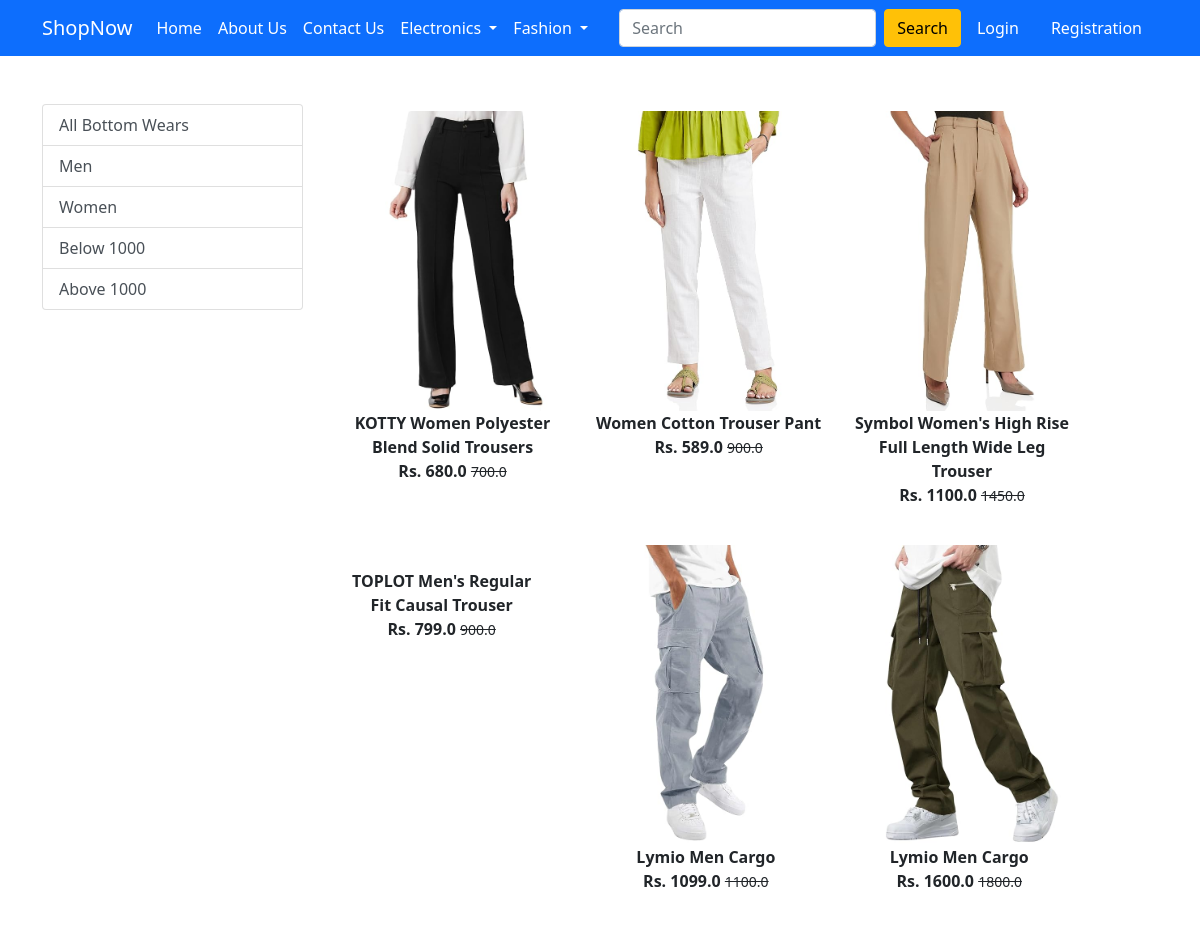
Screenshot of /bottomwears/ with the database file from the repository.
### app/models.py (models this page shows, shortened)
class Product(models.Model):
 title = models.CharField(max_length=100)
 selling_price = models.FloatField()
 discounted_price = models.FloatField()
 description = models.TextField()
 brand = models.CharField(max_length=100)
 category = models.CharField( choices=CATEGORY_CHOICES, max_length=2)
 product_image = models.ImageField(upload_to='productimg')

### app/views.py (the view)
# urls.py: path('bottomwears/', views.bottomwears, name='bottomwears'),
def bottomwears(request, data=None):
	totalitem = 0
	if request.user.is_authenticated:
		totalitem = len(Cart.objects.filter(user=request.user))
	if data==None :
			bottomwears = Product.objects.filter(category='BW')
	elif data == 'Men' or data == 'Women':
			bottomwears = Product.objects.filter(category='BW').filter(brand=data)
	elif data == 'below':
			bottomwears = Product.objects.filter(category='BW').filter(discounted_price__lt=1000)
	elif data == 'above':
			bottomwears = Product.objects.filter(category='BW').filter(discounted_price__gt=1000)
	return render(request, 'app/bottomwears.html', {'bottomwears':bottomwears, 'totalitem':totalitem})

### app/templates/app/bottomwears.html (shortened to what this page needs)
{% extends 'app/base.html' %}
{% load static %}
{% block main-content %}
<div class="container my-5">
 <div class="row">
  <div class="col-sm-3">
   <div class="list-group">
     <a href="{% url 'bottomwears' %}" class="list-group-item list-group-item-action" aria-current="true">All Bottom Wears</a>
     <a href="{% url 'bottomwearsdata' 'Men'  %}" class="list-group-item list-group-item-action" aria-current="true">Men</a>
     <a href="{% url 'bottomwearsdata' 'Women'  %}" class="list-group-item list-group-item-action">Women</a>
     <a href="{% url 'bottomwearsdata' 'below'  %}" class="list-group-item list-group-item-action">Below 1000</a>
     <a href="{% url 'bottomwearsdata' 'above'  %}" class="list-group-item list-group-item-action">Above 1000</a>
   </div>
  </div>
  <div class="col-sm-8">
   <div class="row">
    {% for product in bottomwears %}
     <div class="col-sm-4 text-center mb-4">
      <a href="{% url 'product-detail' product.id %}" class="btn">
       <div class="item">
        <img src="{{product.product_image.url}}" alt="" height="300" class="">
        <div class="fw-bold">{{product.title}}</div>
        <div class="fw-bold">Rs. {{product.discounted_price}} <small class="fw-light text-decoration-line-through">{{product.selling_price}}</small></div>
       </div>
      </a>
     </div>
    {% endfor %}
   </div>
  </div>
 </div>
</div>
{% endblock main-content %}

### rows the page displays
Product: product_image (picture), title "KOTTY Women Polyester Blend Solid Trousers", discounted_price "680.0", selling_price "700.0"
Product: product_image (picture), title "Women Cotton Trouser Pant", discounted_price "589.0", selling_price "900.0"
Product: product_image (picture), title "Symbol Women's High Rise Full Length Wide Leg Trouser", discounted_price "1100.0", selling_price "1450.0"
Product: title "TOPLOT Men's Regular Fit Causal Trouser", discounted_price "799.0", selling_price "900.0"
Product: product_image (picture), title "Lymio Men Cargo", discounted_price "1099.0", selling_price "1100.0"
Product: product_image (picture), title "Lymio Men Cargo", discounted_price "1600.0", selling_price "1800.0"
